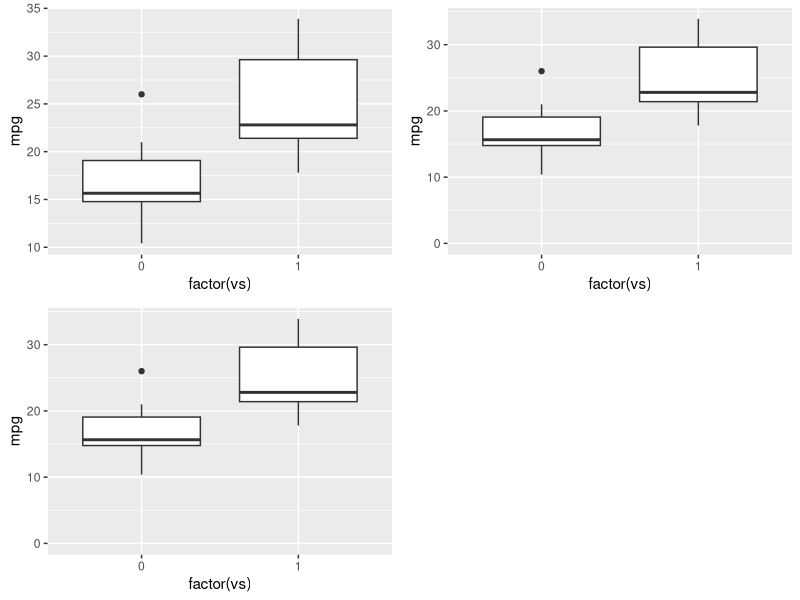
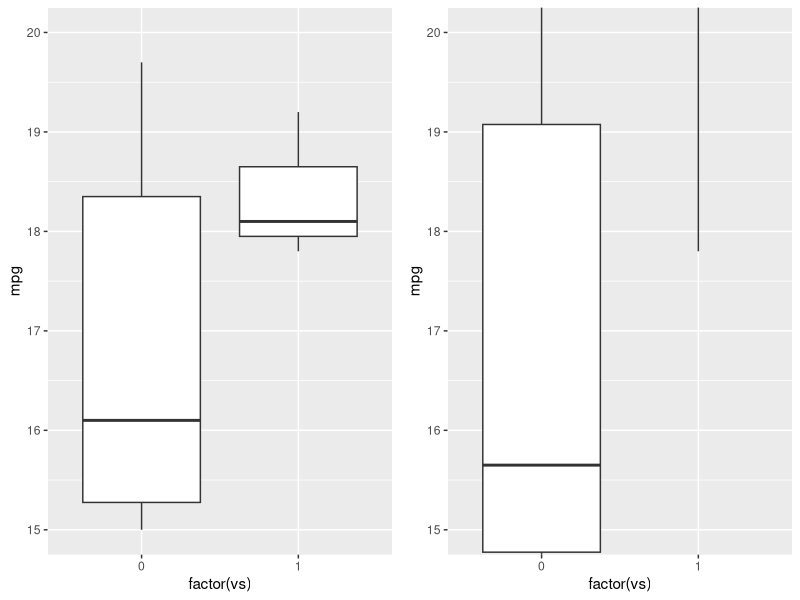
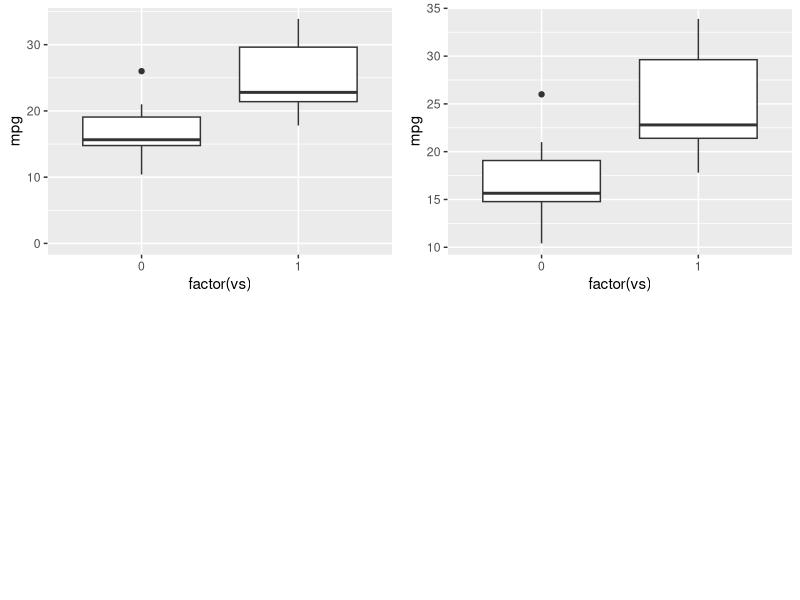

Here is the R script that generated these plots, in order:
## ---- chunk 1
library(ggplot2)
p1 <- ggplot(mtcars, aes(factor(vs), mpg)) +
  geom_boxplot()
p2 <- ggplot(mtcars, aes(factor(vs), mpg)) +
  geom_boxplot() + 
  ylim(0, max(mtcars$mpg))
p3 <- ggplot(mtcars, aes(factor(vs), mpg)) +
  geom_boxplot() + 
  scale_y_continuous(limits = c(0, max(mtcars$mpg)))
cowplot::plot_grid(p1, p2, p3, ncol = 2)
## ---- chunk 2
p1 <- ggplot(mtcars, aes(factor(vs), mpg)) +
  geom_boxplot() + 
  scale_y_continuous(limits = c(15, 20))
p2 <- ggplot(mtcars, aes(factor(vs), mpg)) +
  geom_boxplot() + 
  coord_cartesian(ylim = c(15, 20))
cowplot::plot_grid(p1, p2, nrow = 1)
## ---- chunk 3
p1 <- ggplot(mtcars, aes(factor(vs), mpg)) +
  geom_boxplot() + 
  expand_limits(y = 0)
# 不能用于缩小范围
p2 <- ggplot(mtcars, aes(factor(vs), mpg)) +
  geom_boxplot() + 
  expand_limits(y = 15)

cowplot::plot_grid(p1, p2, norw = 1)
